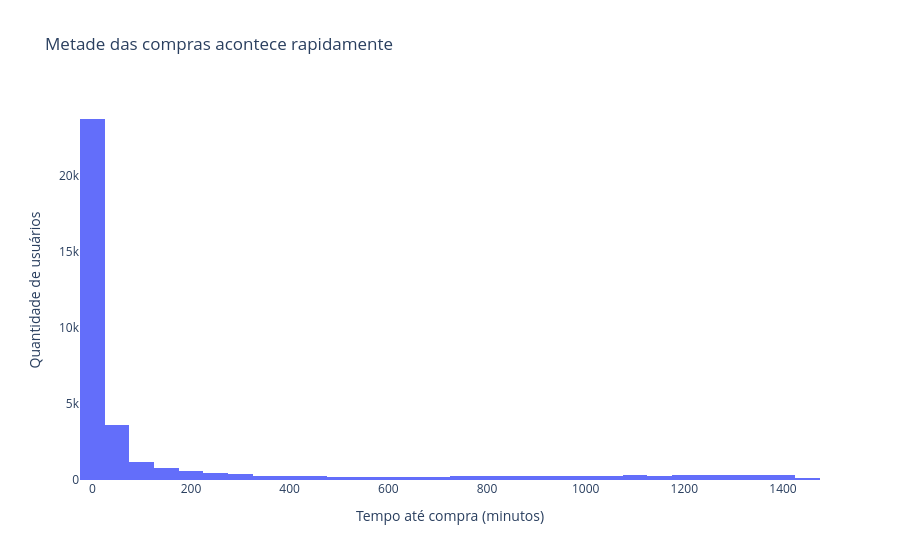

Notebook code for this chart:
### Code cell
fig = px.histogram(
    time_df_filtered,
    x="time_to_purchase_minutes",
    nbins=50,
    title="Metade das compras acontece rapidamente"
)

fig.update_layout(
    plot_bgcolor="white",
    paper_bgcolor="white",
    xaxis_title="Tempo até compra (minutos)",
    yaxis_title="Quantidade de usuários"
)

fig.show()

### Figure 1 — Plotly figure (JSON) as saved in the notebook; plotly's stock layout.template omitted (floating-point values rounded to 4 significant figures; data arrays with more than 128 entries replaced by an {"elided": "..."} marker saying what was removed)
{"data": [{"bingroup": "x", "hovertemplate": "time_to_purchase_minutes=%{x}<br>count=%{y}<extra></extra>", "legendgroup": "", "marker": {"color": "#636efa", "pattern": {"shape": ""}}, "name": "", "nbinsx": 50, "orientation": "v", "showlegend": false, "type": "histogram", "x": {"elided": "36867 float values"}, "xaxis": "x", "yaxis": "y"}], "layout": {"barmode": "relative", "legend": {"tracegroupgap": 0}, "paper_bgcolor": "white", "plot_bgcolor": "white", "title": {"text": "Metade das compras acontece rapidamente"}, "xaxis": {"anchor": "y", "domain": [0, 1], "title": {"text": "Tempo até compra (minutos)"}}, "yaxis": {"anchor": "x", "domain": [0, 1], "title": {"text": "Quantidade de usuários"}}}}
